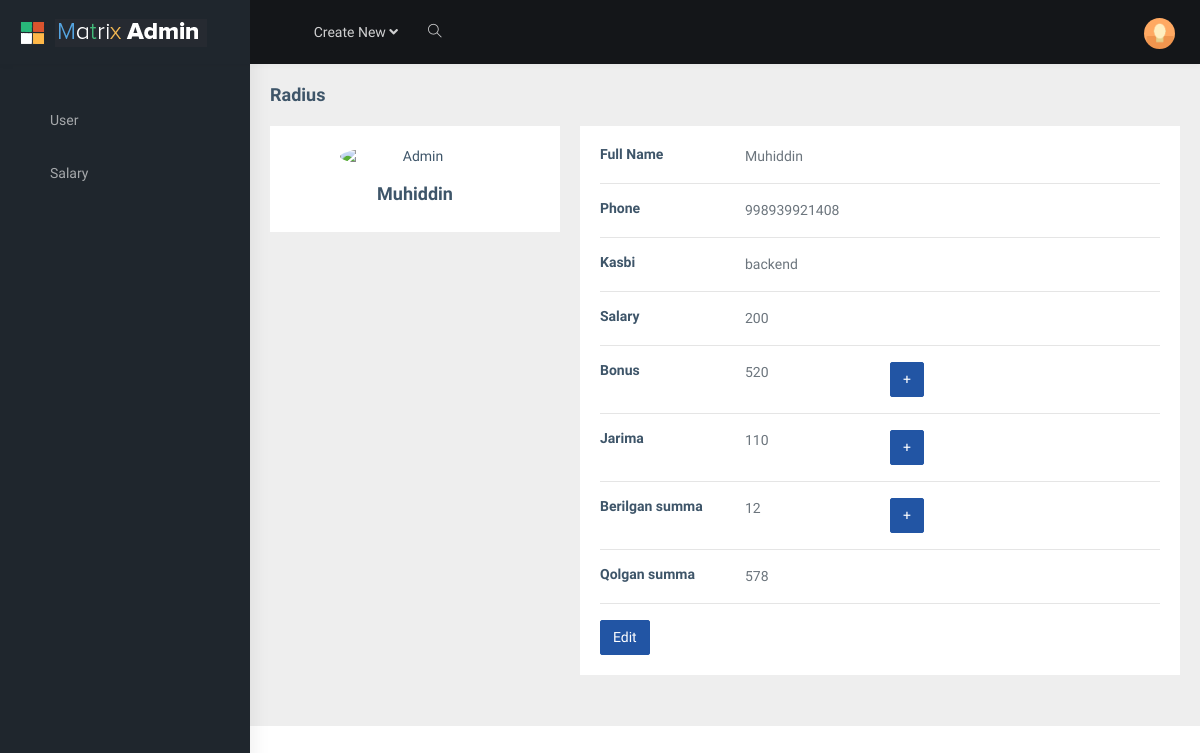
The page /api/admin/salaryprofil/1/ (signed in) on the database as committed earlier.
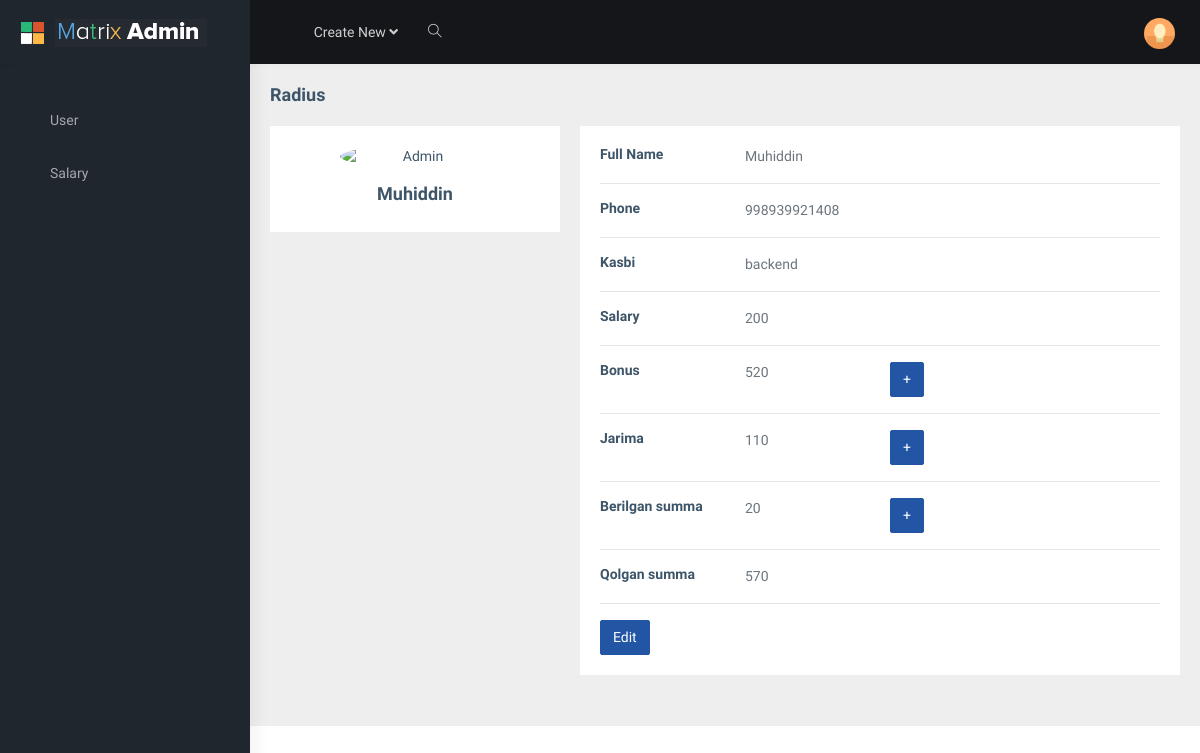
The same page on the database as committed later.
### salary/models.py (models this page shows, shortened)
class Workers(models.Model):
    CHOICES = (
        ('true', 'TRUE'),
        ('false', 'FALSE')
    )
    full_name = models.CharField(max_length=125)
    phone = models.CharField(max_length=12)
    age = models.IntegerField(default=0)
    job = models.CharField(max_length=125)
    birthday = models.DateField(auto_now=False, auto_now_add=False, blank=True, null=True)
    salary = models.IntegerField(default=0)
    telegram_id = models.CharField(max_length=125)
    bons = models.IntegerField(default=0)
    fine = models.IntegerField(default=0)
    give = models.IntegerField(default=0)
    residue = models.IntegerField(default=0)
    step = models.IntegerField(default=0)
    clock_in = models.TimeField(blank=True, null=True)
    clock_out = models.TimeField(blank=True, null=True)
    month = models.DateField(blank=True, null=True)
    image = models.CharField(blank=True, null=True, max_length=125)
    type = models.CharField(max_length=12, blank=True, null=True)
    status = models.CharField(max_length=25, choices=CHOICES, default='true', blank=True, null=True)

### salary/views.py (the view)
# urls.py: path('salaryprofil/<int:id>/', salaryProfilView, name='salaryprofil'),
def salaryProfilView(request, id):
    if not request.user.is_authenticated:
        return HttpResponseRedirect(reverse_lazy('login'))
    user = Workers.objects.get(id=id)
    context = {
        'user': user
    }
    return render(request, 'admin/salaryprofil.html', context)

### salary/templates/admin/salaryprofil.html (shortened to what the changed rows need)
{% extends 'base.html' %}
{% load static %}
{% block content %}
    <div class="main-body">
          <div class="row gutters-sm">
            <div class="col-md-4 mb-3">
              <div class="card">
                <div class="card-body">
                  <div class="d-flex flex-column align-items-center text-center">
                    <div class="mt-3">
                      <h4>{{user.full_name}}</h4>
                    </div>
                  </div>
                </div>
              </div>
            </div>
            <div class="col-md-8">
              <div class="card mb-3">
                <div class="card-body">
                  <div class="row">
                    <div class="col-sm-3">
                      <h6 class="mb-0">Full Name</h6>
                    </div>
                    <div class="col-sm-9 text-secondary">
                      {{user.full_name}}
                    </div>
                  </div>
                  <div class="row">
                    <div class="col-sm-3">
                      <h6 class="mb-0">Phone</h6>
                    </div>
                    <div class="col-sm-9 text-secondary">
                      {{user.phone}}
                    </div>
                  </div>
                  <div class="row">
                    <div class="col-sm-3">
                      <h6 class="mb-0">Kasbi</h6>
                    </div>
                    <div class="col-sm-9 text-secondary">
                      {{user.job}}
                    </div>
                  </div>
                  <div class="row">
                    <div class="col-sm-3">
                      <h6 class="mb-0">Salary</h6>
                    </div>
                    <div class="col-sm-9 text-secondary">
                      {{user.salary}}
                    </div>
                  </div>
                  <div class="row">
                    <div class="col-sm-3">
                      <h6 class="mb-0">Bonus</h6>
                    </div>
                    <div class="col-sm-3 text-secondary">
                      {{user.bons}}
                    </div>
                    <div class="col-sm-3 text-secondary">
                      <a href="{% url 'addbons' user.id %}" class="btn btn-info ">+</a>
                    </div>
                  </div>
                  <div class="row">
                    <div class="col-sm-3">
                      <h6 class="mb-0">Jarima</h6>
                    </div>
                    <div class="col-sm-3 text-secondary">
                      {{user.fine}}
                    </div>
                    <div class="col-sm-3 text-secondary">
                      <a href="{% url 'addfine' user.id %}" class="btn btn-info ">+</a>
                    </div>
                  </div>
                  <div class="row">
                    <div class="col-sm-3">
                      <h6 class="mb-0">Berilgan summa</h6>
                    </div>
                    <div class="col-sm-3 text-secondary">
                      {{user.give}}
                    </div>
                    <div class="col-sm-3 text-secondary">
                      <a href="{% url 'addgive' user.id %}" class="btn btn-info ">+</a>
                    </div>
                  </div>
                  <div class="row">
                    <div class="col-sm-3">
                      <h6 class="mb-0">Qolgan summa</h6>
                    </div>
                    <div class="col-sm-3 text-secondary">
                      {{user.residue}}
                    </div>
                  </div>
                </div>
              </div>
            </div>
          </div>
        </div>
{% endblock content%}

Rows that differ between the two databases and show on the page:
changed Workers "Muhiddin": give "12" → "20"; residue "578" → "570"
